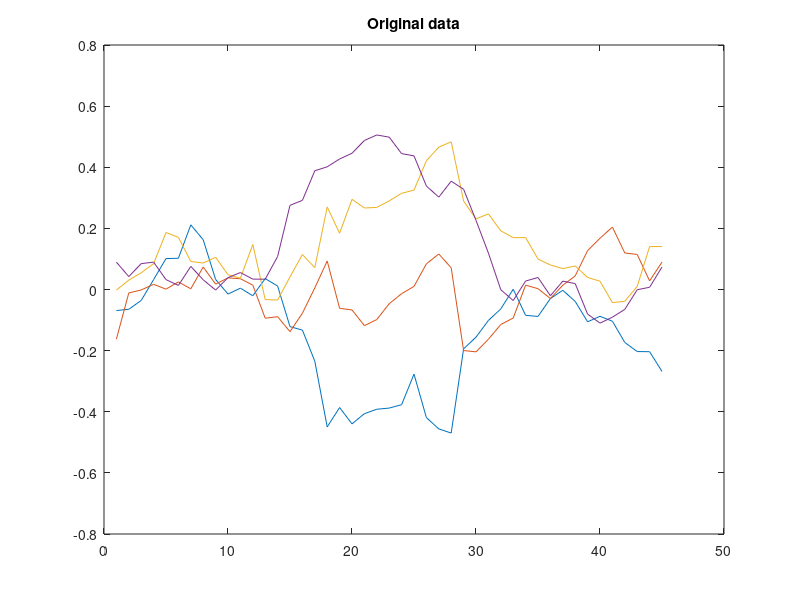

Recreate this plot in MATLAB. (Note: this script raises an error after producing the figure.)
% A demonstration of the HMM software using a Gaussian observation
% model on AR features 
clear all

load demgauss
T=length(arp);

% X   original time series
% arp AR(4) features

plot(arp);
title('Original data');
disp('The middle section of data is mainly 10Hz activity');
disp('wheras the beginning and end sections are just noise');
disp(' ');
disp('Press a key to continue');
pause


disp(' ');
disp('We will train a  Gaussian Mixture Model on AR-4 features derived from');
disp('overlapping blocks of the time series.');
disp('The resulting GMM will be used to initialise an HMM.');
disp(' ');
disp('Press a key to continue');
pause

% Train up GMM on this data
hmm=struct('K',2);

disp(' ');
hmm=hmmhsinit(arp,hmm);
hmm.obsmodel='Gauss';
obsoptions=struct('prrasc',1);
hmm=obsinit(arp,hmm,obsoptions);

disp('Means of HMM initialisation');
hmm.state(1).Norm_Mu
hmm.state(2).Norm_Mu

% Train up HMM on observation sequence data using Baum-Welch
% This uses the forward-backward method as a sub-routine
disp('We will now train the HMM using Baum/Welch');
disp(' ');
disp('Press a key to continue');
pause
disp('Estimated HMM');

hmm.train.cyc=30;
hmm.train.Nsamp=50;
hmm.train.obsupdate=ones(1,hmm.K);    % update observation models ?
hmm.train.init=1;         % Yes, we've already done initialisation

hmm=hmmtrain(arp,T,hmm);
disp('Means');
hmm.state(1).Norm_Mu
hmm.state(2).Norm_Mu
disp('Initial State Probabilities, Pi');
hmm.Pi
disp('State Transition Matrix, P');
hmm.P

[block]=hmmdecode(arp,T,hmm);

% Find most likely hidden state sequence using Viterbi method
figure
plot(block(1).q_star);
axis([0 T 0 3]);
title('Viterbi decoding');

disp('The Viterbi decoding plot shows that the time series');
disp('has been correctly partitioned.');
